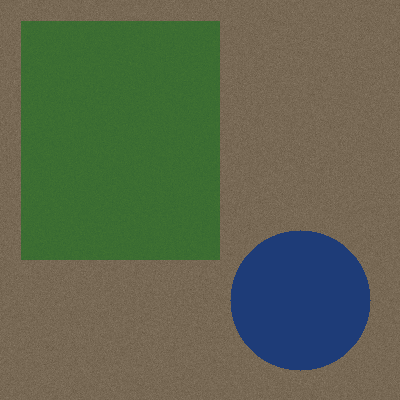
#> input picture sample_images/village_t1_rgb.png, 400 x 400 px
$ python change_detection.py
#> lines starting #> are read from the running program, lines starting #| are printed output that depends on the picture; after the words box and inside, x2 and y2 are one past the last pixel; in counts of white or black regions, pixels touching at a corner belong together
### src/vegetation_analysis.py
"""
src/vegetation_analysis.py
----------------------------
GramDarpan - Image Analysis Module: Agriculture / Vegetation Agent

Computes NDVI (Normalized Difference Vegetation Index) from Red + NIR
bands to assess crop / vegetation health across a village's agriculture
zones — the core remote-sensing technique used in real satellite-based
crop monitoring (Sentinel-2, Landsat, drone multispectral cameras).

    NDVI = (NIR - Red) / (NIR + Red)

NDVI ranges from -1 to 1:
    < 0.1         -> bare soil / water / no vegetation
    0.1 - 0.3     -> sparse / stressed vegetation
    0.3 - 0.6     -> moderate vegetation health
    > 0.6         -> dense, healthy vegetation

Usage:
    from src.vegetation_analysis import analyze_vegetation
    result = analyze_vegetation(rgb_path, nir_path, out_dir)
"""

import numpy as np
from PIL import Image
import matplotlib.pyplot as plt
import matplotlib.colors as mcolors
import os
import json


def _load_band(path, as_gray=False):
#> called with path = 'sample_images/village_t1_rgb.png', as_gray = False
    img = Image.open(path)
#> img is the input picture: PIL image 400x400 RGB; mean R, G, B 93, 101.7, 77.6
    if as_gray:
        img = img.convert("L")
    return np.array(img).astype(np.float32)
#> call 2 of _load_band, with path = 'sample_images/village_t1_nir.png', as_gray = True
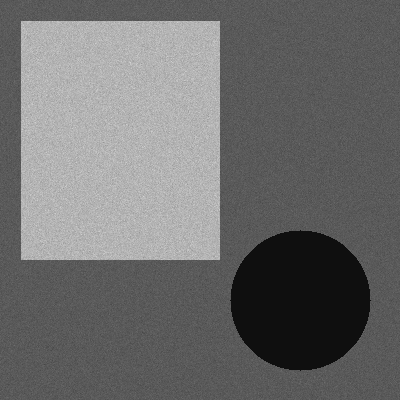
#> input picture sample_images/village_t1_nir.png, 400 x 400 px
#> in _load_band, img is the input picture: PIL image 400x400 L; min 15, max 213, mean 109.1
#> call 3 of _load_band, with path = 'sample_images/village_t2_rgb.png', as_gray = False
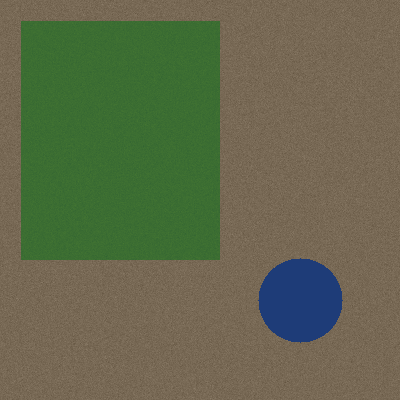
#> input picture sample_images/village_t2_rgb.png, 400 x 400 px
#> in _load_band, img is the input picture: PIL image 400x400 RGB; mean R, G, B 98.6, 104.5, 75.5
#> call 4 of _load_band, with path = 'sample_images/village_t2_nir.png', as_gray = True
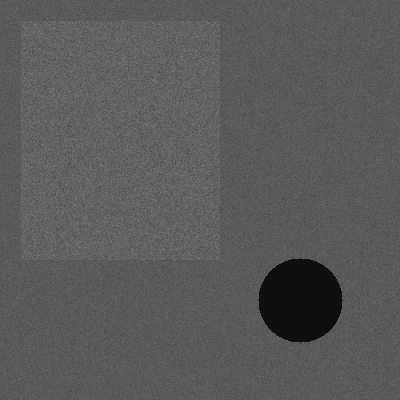
#> input picture sample_images/village_t2_nir.png, 400 x 400 px
#> in _load_band, img is the input picture: PIL image 400x400 L; min 15, max 138, mean 89.6


def compute_ndvi(red_band, nir_band):
    """Compute NDVI array, safely handling division by zero."""
    denom = (nir_band + red_band)
    denom[denom == 0] = 1e-6
    ndvi = (nir_band - red_band) / denom
    return np.clip(ndvi, -1, 1)


# [77 lines left out: functions classify_health, analyze_vegetation, not called in this run]


# [8 lines that do not run on import are left out]

### src/water_detection.py
"""
src/water_detection.py
------------------------
GramDarpan - Image Analysis Module: Water Resource Agent

Computes NDWI (Normalized Difference Water Index) from Green + NIR bands
to detect and quantify water body extent (ponds, canals, reservoirs).

    NDWI = (Green - NIR) / (Green + NIR)

NDWI > 0.2 is typically classified as water. This is the standard
remote-sensing technique (McFeeters, 1996) used for satellite-based
water body mapping and level monitoring.

Usage:
    from src.water_detection import analyze_water
    result = analyze_water(rgb_path, nir_path, out_dir)
"""

import numpy as np
from PIL import Image
import matplotlib.pyplot as plt
import os
import json

WATER_THRESHOLD = 0.2


# [5 lines left out: function _load_band, not called in this run]


def compute_ndwi(green_band, nir_band):
    denom = (green_band + nir_band)
    denom[denom == 0] = 1e-6
    ndwi = (green_band - nir_band) / denom
    return np.clip(ndwi, -1, 1)


# [49 lines left out: function analyze_water, not called in this run]


# [8 lines that do not run on import are left out]

### src/change_detection.py
"""
src/change_detection.py
--------------------------
GramDarpan - Image Analysis Module: Change Detection Agent

Compares two satellite/drone images of the same village captured at
different times (e.g. two crop seasons, before/after monsoon) to
detect meaningful change in vegetation cover and water extent —
useful for spotting crop stress trends, water depletion, encroachment,
or new construction over time.

Approach:
    1. Compute NDVI and NDWI independently for time T1 and T2
       (using vegetation_analysis.py and water_detection.py)
    2. Difference the rasters: delta = index_T2 - index_T1
    3. Flag pixels/zones with significant negative change as risk areas

Usage:
    from src.change_detection import detect_change
    result = detect_change(t1_rgb, t1_nir, t2_rgb, t2_nir, out_dir)
"""

import numpy as np
from PIL import Image
import matplotlib.pyplot as plt
import os
import json

from src.vegetation_analysis import compute_ndvi, _load_band as _load_veg_band
from src.water_detection import compute_ndwi

SIGNIFICANT_DROP = -0.15  # NDVI/NDWI drop considered significant


def detect_change(t1_rgb_path, t1_nir_path, t2_rgb_path, t2_nir_path, out_dir,
                   label="village"):
    os.makedirs(out_dir, exist_ok=True)

    rgb1 = _load_veg_band(t1_rgb_path)
    nir1 = _load_veg_band(t1_nir_path, as_gray=True)
    rgb2 = _load_veg_band(t2_rgb_path)
    nir2 = _load_veg_band(t2_nir_path, as_gray=True)

    ndvi1 = compute_ndvi(rgb1[:, :, 0], nir1)
    ndvi2 = compute_ndvi(rgb2[:, :, 0], nir2)
    ndvi_delta = ndvi2 - ndvi1

    ndwi1 = compute_ndwi(rgb1[:, :, 1], nir1)
    ndwi2 = compute_ndwi(rgb2[:, :, 1], nir2)
    ndwi_delta = ndwi2 - ndwi1
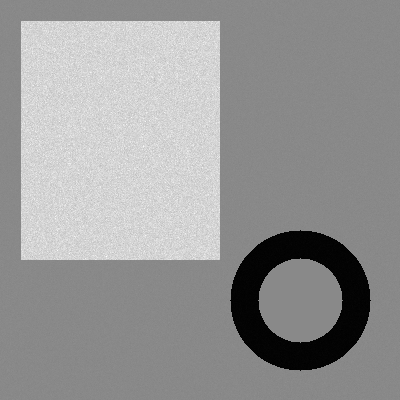
#> ndwi_delta: shape (400, 400) float32; min -0.536, max 0.461, mean 0.0559; drawn with min black and max white

    veg_loss_mask = ndvi_delta < SIGNIFICANT_DROP
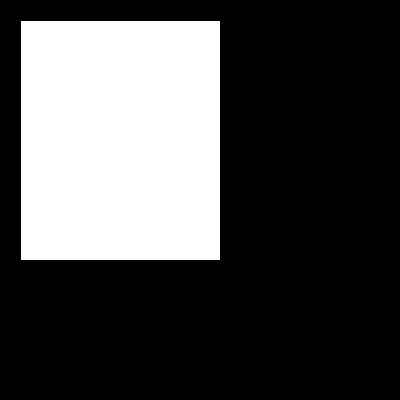
#> veg_loss_mask: shape (400, 400) bool; 29.7% white; 1 white region, box (x1, y1, x2, y2) and area: (21, 21, 220, 260) 47561
    water_loss_mask = ndwi_delta < SIGNIFICANT_DROP
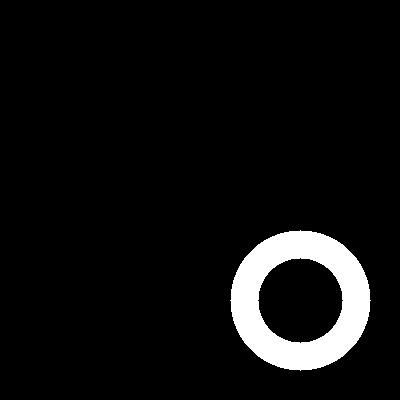
#> water_loss_mask: shape (400, 400) bool; 6.2% white; 1 white region, box (x1, y1, x2, y2) and area: (230, 230, 371, 371) 9848

    veg_loss_percent = round(100 * np.sum(veg_loss_mask) / ndvi_delta.size, 2)
#> veg_loss_percent = 29.73
    water_loss_percent = round(100 * np.sum(water_loss_mask) / ndwi_delta.size, 2)
#> water_loss_percent = 6.16

    # Visualization
    change_path = os.path.join(out_dir, f"{label}_change_detection.png")
    fig, axes = plt.subplots(1, 2, figsize=(11, 5))

    im0 = axes[0].imshow(ndvi_delta, cmap="RdYlGn", vmin=-0.5, vmax=0.5)
    axes[0].set_title(f"Vegetation Change (NDVI Δ)\n{veg_loss_percent}% area with significant decline")
    axes[0].axis("off")
    plt.colorbar(im0, ax=axes[0], fraction=0.046)

    im1 = axes[1].imshow(ndwi_delta, cmap="RdBu", vmin=-0.5, vmax=0.5)
    axes[1].set_title(f"Water Extent Change (NDWI Δ)\n{water_loss_percent}% area with significant decline")
    axes[1].axis("off")
    plt.colorbar(im1, ax=axes[1], fraction=0.046)

    plt.tight_layout()
    plt.savefig(change_path, dpi=130)
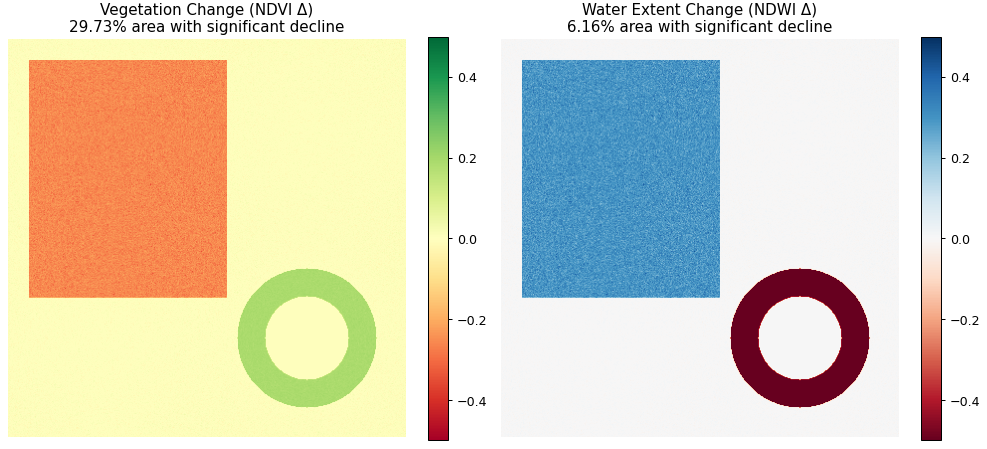
#> figure drawn by matplotlib, 4 panels
    plt.close()

    alerts = []
    if veg_loss_percent > 5:
        alerts.append({
            "type": "Vegetation Decline",
            "severity": "High" if veg_loss_percent > 15 else "Medium",
            "message": f"{veg_loss_percent}% of monitored agriculture area shows significant "
                       f"vegetation decline between the two time periods. Possible crop stress, "
                       f"pest attack, or irrigation shortage — recommend field verification."
        })
    if water_loss_percent > 5:
        alerts.append({
            "type": "Water Body Shrinkage",
            "severity": "High" if water_loss_percent > 15 else "Medium",
            "message": f"{water_loss_percent}% reduction detected in water body extent. "
                       f"Possible drought stress or over-extraction — recommend water resource review."
        })
    if not alerts:
        alerts.append({
            "type": "No Significant Change",
            "severity": "Low",
            "message": "No major vegetation or water extent decline detected between the two periods."
        })

    report = {
        "label": label,
        "vegetation_loss_percent": veg_loss_percent,
        "water_loss_percent": water_loss_percent,
        "change_map_path": change_path,
        "alerts": alerts
    }
    return report


if __name__ == "__main__":
    base = os.path.dirname(os.path.dirname(__file__))
    imgs = os.path.join(base, "sample_images")
    out_dir = os.path.join(base, "output")

    report = detect_change(
        os.path.join(imgs, "village_t1_rgb.png"),
        os.path.join(imgs, "village_t1_nir.png"),
        os.path.join(imgs, "village_t2_rgb.png"),
        os.path.join(imgs, "village_t2_nir.png"),
        out_dir,
        label="village"
    )
    print(json.dumps(report, indent=2))
#| {
#|   "label": "village",
#|   "vegetation_loss_percent": 29.73,
#|   "water_loss_percent": 6.16,
#|   "change_map_path": "output/village_change_detection.png",
#|   "alerts": [
#|     {
#|       "type": "Vegetation Decline",
#|       "severity": "High",
#|       "message": "29.73% of monitored agriculture area shows significant vegetation decline between the two time periods. Possible crop stress, pest attack, or irrigation shortage \u2014 recommend field verification."
#|     },
#|     {
#> (further printed lines are left out)
